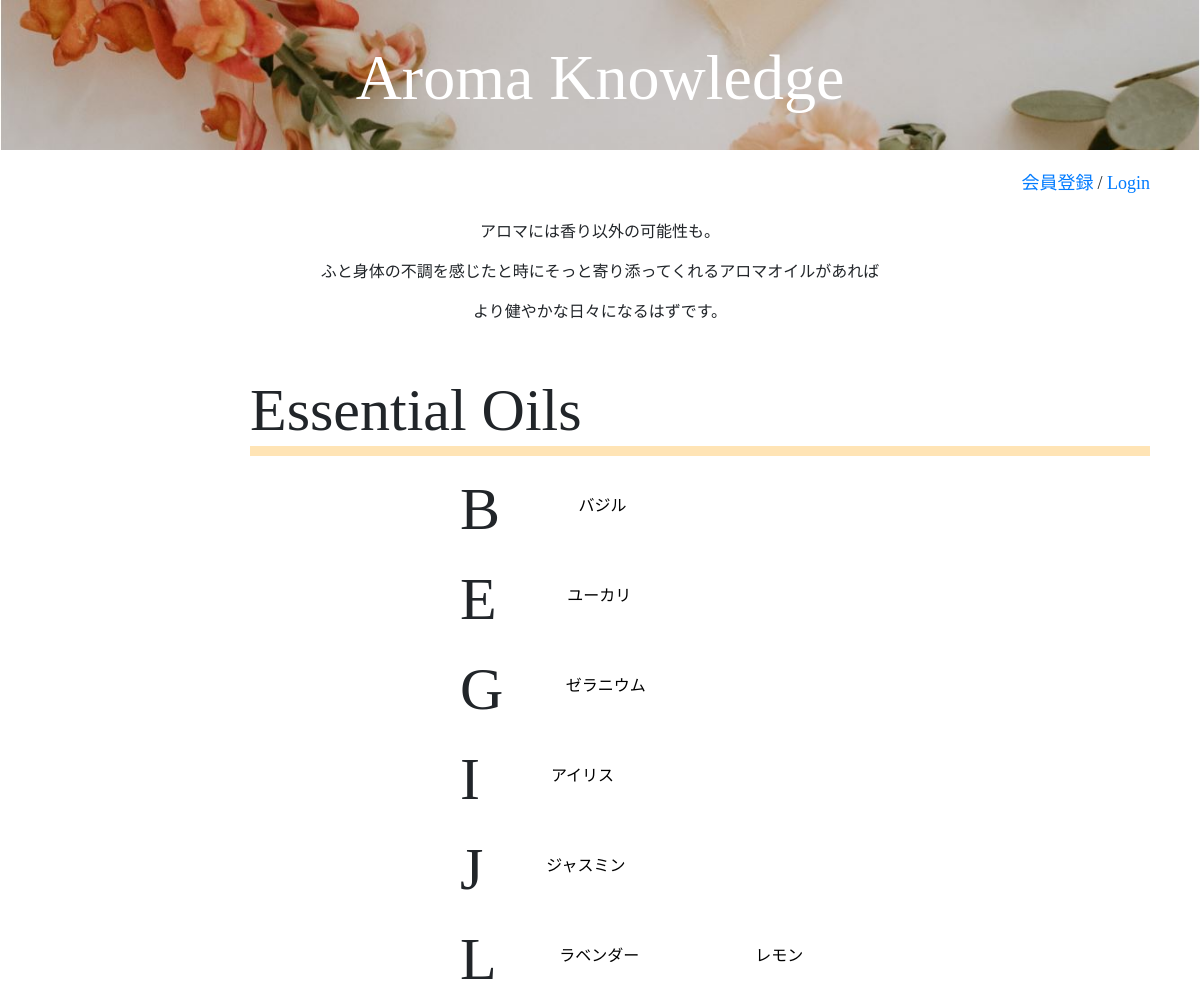
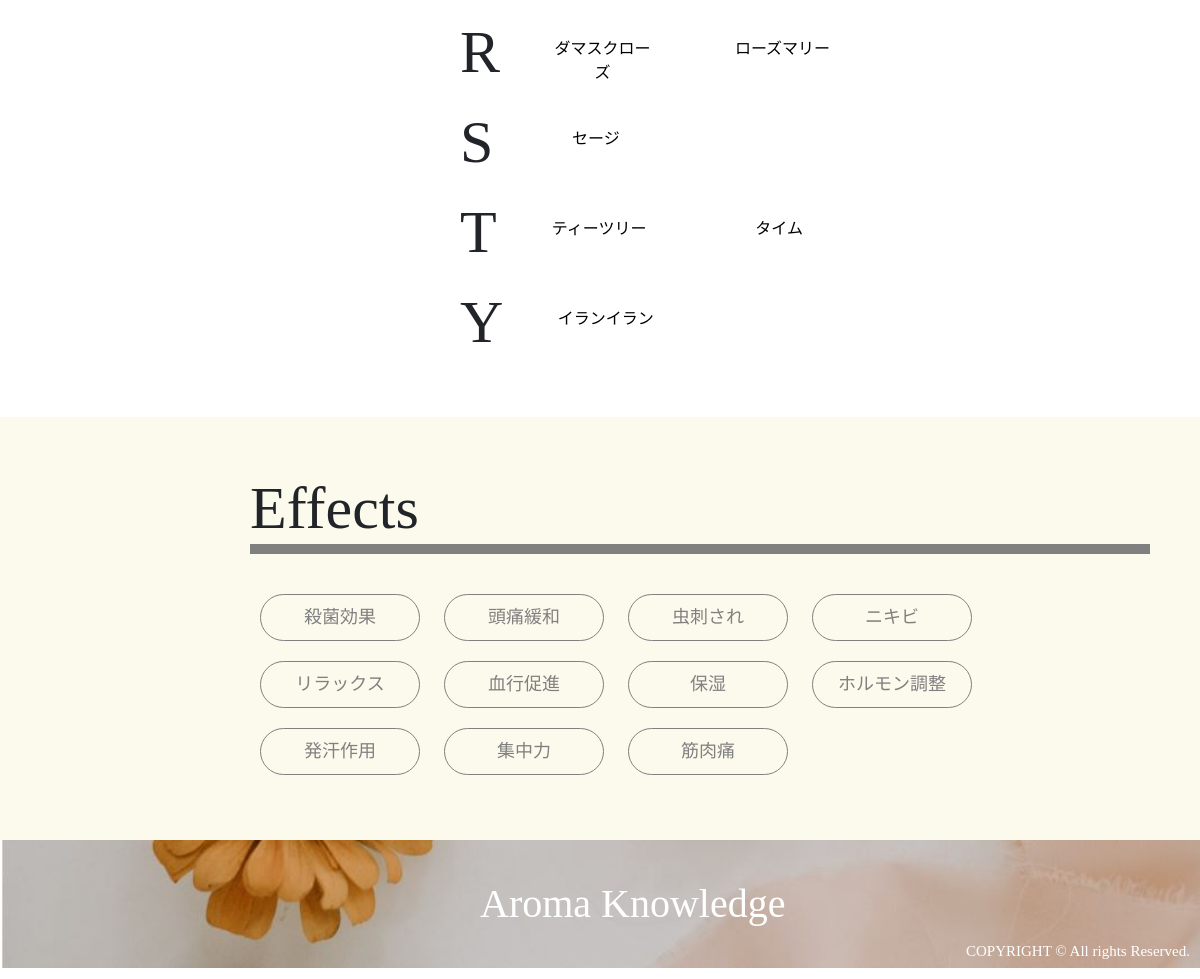
The page / on the database its author committed (2 pictures, top to bottom).
### tables this page shows
CREATE TABLE `essential_oils` (
  `id` int(11) NOT NULL AUTO_INCREMENT,
  `name` varchar(255) NOT NULL,
  `scientific_name` varchar(255) NOT NULL,
  `plant_name` varchar(255) NOT NULL,
  `extraction` varchar(255) NOT NULL,
  `aroma` varchar(255) NOT NULL,
  `caution` varchar(255) NOT NULL,
  `english_name` varchar(255) NOT NULL,
  `user_id` int(11) NOT NULL,
  `image` varchar(255) NOT NULL,
  `created_at` timestamp NOT NULL DEFAULT CURRENT_TIMESTAMP,
  PRIMARY KEY (`id`),
  UNIQUE KEY `name` (`name`),
  KEY `user_id` (`user_id`),
  CONSTRAINT `essential_oils_ibfk_1` FOREIGN KEY (`user_id`) REFERENCES `users` (`id`) ON DELETE CASCADE ON UPDATE CASCADE
);

CREATE TABLE `effects` (
  `id` int(11) NOT NULL AUTO_INCREMENT,
  `effect` varchar(255) NOT NULL,
  `content` varchar(255) NOT NULL,
  `caution` varchar(255) NOT NULL,
  `user_id` int(11) NOT NULL,
  `created_at` timestamp NOT NULL DEFAULT CURRENT_TIMESTAMP,
  PRIMARY KEY (`id`),
  UNIQUE KEY `effect` (`effect`),
  KEY `user_id` (`user_id`),
  CONSTRAINT `effects_ibfk_1` FOREIGN KEY (`user_id`) REFERENCES `users` (`id`) ON DELETE CASCADE ON UPDATE CASCADE
);

### index.php (called while the page is built, shortened)
<?php
    require_once 'DAOs/OilDAO.php';
    require_once 'DAOs/EffectDAO.php';
    $oils = OilDAO::get_all_oils_sort();
    $effects = EffectDAO::get_all_effects();
    include_once 'views/index_view.php';

### DAOs/OilDAO.php (called while the page is built, shortened)
<?php
    class OilDAO extends DAO{
        public static function get_all_oils_sort(){
            try{
                $pdo = self::get_connection();
                $stmt = $pdo->query('SELECT * FROM essential_oils ORDER BY english_name ASC');
                $stmt->setFetchMode(PDO::FETCH_CLASS|PDO::FETCH_PROPS_LATE, 'Oil');
                $oils = $stmt->fetchAll();
            }catch(PDOException $e){
            }finally{
                self::close_connection($pdo, $stmt);
            }
            return $oils;
        }
    }

### DAOs/EffectDAO.php (called while the page is built, shortened)
<?php
    class EffectDAO extends DAO{
        public static function get_all_effects(){
            try{
                $pdo = self::get_connection();
                $stmt = $pdo->query('SELECT * FROM effects');
                $stmt->setFetchMode(PDO::FETCH_CLASS|PDO::FETCH_PROPS_LATE, 'Effect');
                $effects = $stmt->fetchAll();
            }catch(PDOException $e){
            }finally{
                self::close_connection($pdo, $stmt);
            }
            return $effects;
        }
    }

### views/index_view.php (the view, shortened to what this page needs)
<!DOCTYPE html>
<html lang="ja">
    <head>
        <link rel="stylesheet" href="https://stackpath.bootstrapcdn.com/bootstrap/4.3.1/css/bootstrap.min.css">
        <link rel="stylesheet" href="css/style.css">
        <link rel="stylesheet" href="css/style2.css">
    </head>
    <body>
        <div class="header" style="background-image:url(images/top1.jpg)">
            <h1>Aroma Knowledge</h1>
        </div>
        <div class="main">
            <span><a href="user_register.php">会員登録</a></span>
            <span> / </span>
            <span><a href="login.php">Login</a></span>
        </div>
        <div class="toptext">
            <p>アロマには香り以外の可能性も。</p>
            <p>ふと身体の不調を感じたと時にそっと寄り添ってくれるアロマオイルがあれば</p>
            <p>より健やかな日々になるはずです。</p>
        </div>
        <div class="essential_oils">
            <h2 class="title">Essential Oils</h2>
            <div class="EoilContent">
                <?php $pre_letter = ''; ?>
                <?php $count = 1; ?>
                <?php foreach($oils as $oil): ?>
                    <?php $letter = strtoupper(substr($oil->english_name, 0,1)); ?>
                    <?php if($letter !== $pre_letter): ?>
                        <?php if($count !== 1): ?>
                    </div>
                            <?php $count = 1; ?>
                        <?php endif; ?>
                    <div class="oil">
                        <p1><?= $letter ?></p1>
                    <?php endif; ?>
                    <?php $pre_letter = $letter; ?>
                    <?php $count++; ?>
                    <div class="oilset">
                        <a href="oil_detail.php?id=<?= $oil->id ?>"><img src="<?= 'upload/' . $oil->image?>"  class="OilPic" alt="Oil"></a>
                        <a href="oil_detail.php?id=<?= $oil->id ?>" class="OilName"><?= $oil->name ?></a>
                    </div>
                <?php endforeach; ?>
                </div>
            </div>
        </div>
        <div class="wrapper">
            <div class="effects">
            <h2 class="title">Effects</h2>
                <div class="EffectContent">
                <?php foreach($effects as $effect): ?>
                    <a href="effect_detail.php?id=<?= $effect->id ?>" class="EffectBtn"><?= $effect->effect ?></a>
                <?php endforeach; ?>
                </div>
            </div>
        </div>
        <div class="footer" style="background-image:url(images/footer.jpg)">
            <h1 class="logo">Aroma Knowledge</h1>
            <p class="copylight">COPYRIGHT © All rights Reserved.</p>
        </div>
    </body>
</html>

### css/style.css (style rules this page uses)
body { font-family: Times New Roman, 游ゴシック, Meiryo UI; }
.header { text-align: center; background: url(images/top1.jpg); background-size: cover; width: 100%; }
.header h1 { color: white; font-family: Times New Roman; margin: auto; }
.EffectBtn { width: 160px; margin: 10px; display: inline-block; padding: 0.5em 1em; text-decoration: none; border: solid 1px gray; border-radius: 25px; transition: .4s; }
@media screen and (min-width :768px) { .header { height: 150px; } }
@media screen and (min-width :768px) { .header h1 { padding: 40px; font-size: 4.0rem; } }
@media screen and (min-width :768px) { .main { height: 50px; margin: 20px 50px; float: right; } }
@media screen and (min-width :768px) { .main span { font-size: 18px; } }
@media screen and (min-width :768px) { .toptext { margin-left: auto; margin-right: auto; width: 700px; padding-top: 20px; } }
@media screen and (min-width :768px) { .toptext p { text-align: center; font-family: "游ゴシック"; } }
@media screen and (min-width :768px) { .essential_oils, .effects, .other, .relations { margin: 50px 50px; clear: right; } }
@media screen and (min-width :768px) { .title { margin-left: 200px; font-size: 60px; border-bottom: solid 10px moccasin; } }
@media screen and (min-width :768px) { .EoilContent { margin-left: 200px; margin-right: 200px; } }
@media screen and (min-width :768px) { .oil { display: flex; margin-left: 30%; } }
@media screen and (min-width :768px) { .oil p1 { text-align: center; font-size: 60px; clear: left; } }
@media screen and (min-width :768px) { .OilName { text-decoration: none; color: black; text-align: center; display: block; margin-left: 47px; width: 111px; position: absolute; z-index: 1; margin-top: -60px; } }
@media screen and (min-width :768px) { .wrapper { background: #ece08829; padding-top: 5px; padding-bottom: 5px; } }
@media screen and (min-width :768px) { .effects .title { border-bottom: solid 10px gray; } }
@media screen and (min-width :768px) { .EffectContent { margin-left: 200px; margin-top: 30px; } }
@media screen and (min-width :768px) { .EffectContent a { color: gray; text-align: center; font-size: 18px; text-decoration: none; } }
@media screen and (min-width :768px) { .footer { background: url(images/footer.jpg); background-size: cover; bottom: 0; width: 100%; } }
@media screen and (min-width :768px) { .logo { display: inline-block; margin-left: 40%; margin-top: 40px; color: white; margin-bottom: 40px; } }
@media screen and (min-width :768px) { .copylight { display: inline-block; font-size: 15px; float: right; bottom: 0; margin-right: 10px; margin-top: 100px; color: white; } }

### css/style2.css (style rules this page uses)
body { font-family: Times New Roman, 游ゴシック, Meiryo UI; }

### rows shown on the page
essential_oils: english_name "B", name "バジル"
essential_oils: english_name "E", name "ユーカリ"
essential_oils: english_name "G", name "ゼラニウム"
essential_oils: english_name "I", name "アイリス"
essential_oils: english_name "J", name "ジャスミン"
essential_oils: english_name "L", name "ラベンダー"
essential_oils: name "レモン"
essential_oils: english_name "R", name "ダマスクローズ"
essential_oils: name "ローズマリー"
essential_oils: english_name "S", name "セージ"
essential_oils: english_name "T", name "ティーツリー"
essential_oils: name "タイム"
essential_oils: english_name "Y", name "イランイラン"
effects: effect "殺菌効果"
effects: effect "頭痛緩和"
effects: effect "虫刺され"
effects: effect "ニキビ"
effects: effect "リラックス"
effects: effect "血行促進"
effects: effect "保湿"
effects: effect "ホルモン調整"
effects: effect "発汗作用"
effects: effect "集中力"
effects: effect "筋肉痛"
